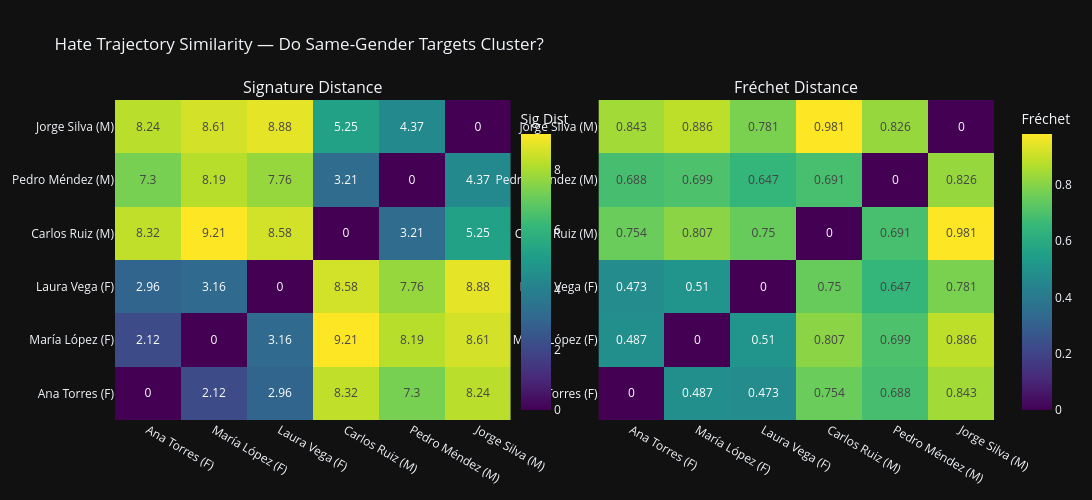

Write notebook code for a chart like this one.
### Markdown cell above
---
## 8. Hate Trajectory Signatures — Fingerprinting by Gender

**Path signatures** capture the *shape* of a trajectory — not just where it ends, but
how it got there. Two trajectories can end at the same point but have very different
signatures if one oscillated wildly while the other drifted steadily.

We compute depth-2 signatures per politician per period, then compare:
- **Within-gender similarity**: Do female politicians' hate trajectories resemble each other?
- **Between-gender distance**: Are hate dynamics structurally different by target gender?

### Code cell
# ── 8a. Path signatures per politician ────────────────────────────
pol_signatures = {}
for name, proj in projections.items():
    if len(proj) >= 20:
        sig = cvx.path_signature(proj, depth=2, time_augmentation=True)
        pol_signatures[name] = sig
        gender = POLITICIANS[name]['gender']
        print(f'{name} ({gender[0].upper()}): sig dim={len(sig)}, ||sig||={np.linalg.norm(sig):.3f}')

# Signature distance matrix
pol_names_sig = list(pol_signatures.keys())
n_p = len(pol_names_sig)
sig_matrix = np.zeros((n_p, n_p))
frechet_matrix = np.zeros((n_p, n_p))

for i in range(n_p):
    for j in range(n_p):
        sig_matrix[i, j] = cvx.signature_distance(
            pol_signatures[pol_names_sig[i]],
            pol_signatures[pol_names_sig[j]],
        )
        frechet_matrix[i, j] = cvx.frechet_distance(
            projections[pol_names_sig[i]][:200],
            projections[pol_names_sig[j]][:200],
        )

# Compute within-gender and between-gender distances
within_f, within_m, between = [], [], []
for i in range(n_p):
    for j in range(i + 1, n_p):
        gi = POLITICIANS[pol_names_sig[i]]['gender']
        gj = POLITICIANS[pol_names_sig[j]]['gender']
        d = sig_matrix[i, j]
        if gi == gj == 'female':
            within_f.append(d)
        elif gi == gj == 'male':
            within_m.append(d)
        else:
            between.append(d)

print(f'\nSignature distance summary:')
print(f'  Within female: {np.mean(within_f):.3f} ± {np.std(within_f):.3f}')
print(f'  Within male:   {np.mean(within_m):.3f} ± {np.std(within_m):.3f}')
print(f'  Between genders: {np.mean(between):.3f} ± {np.std(between):.3f}')
if np.mean(between) > max(np.mean(within_f), np.mean(within_m)):
    print(f'  → Hate trajectories are MORE similar within gender than between')

# ── 8b. Hurst exponent per politician ────────────────────────────
print(f'\nHurst exponent (hate persistence):')
print(f'{"Politician":20s} {"Gender":>8s} {"Hurst":>7s} {"Character":>15s}')
print('-' * 55)
hursts_f, hursts_m = [], []
for name, proj in projections.items():
    if len(proj) >= 20:
        h = cvx.hurst_exponent(proj)
        gender = POLITICIANS[name]['gender']
        char = 'persistent' if h > 0.6 else ('moderate' if h > 0.45 else 'reactive')
        print(f'{name:20s} {gender:>8s} {h:7.3f} {char:>15s}')
        if gender == 'female':
            hursts_f.append(h)
        else:
            hursts_m.append(h)

print(f'\nMean Hurst — Female targets: {np.mean(hursts_f):.3f}, Male targets: {np.mean(hursts_m):.3f}')

# ── 8c. Topological features + event features ───────────────────
print(f'\nTopological & temporal features:')
print(f'{"Politician":20s} {"Gender":>8s} {"β₀ comp":>8s} {"Persist":>8s} {"Entropy":>8s} {"Burst":>8s}')
print('-' * 64)
for name, proj in projections.items():
    gender = POLITICIANS[name]['gender']
    vecs = [d for _, d in proj]
    topo = cvx.topological_features(vecs, n_radii=15, persistence_threshold=0.05)
    ts_list = [ts for ts, _ in proj]
    ef = cvx.event_features(ts_list)
    print(f'{name:20s} {gender:>8s} {topo["n_components"]:8d} '
          f'{topo["total_persistence"]:8.3f} {topo["persistence_entropy"]:8.3f} '
          f'{ef["burstiness"]:8.3f}')

# ── 8d. Heatmaps ────────────────────────────────────────────────
labels_with_gender = [f'{n} ({"F" if POLITICIANS[n]["gender"]=="female" else "M"})'
                      for n in pol_names_sig]

fig = make_subplots(
    rows=1, cols=2,
    subplot_titles=['Signature Distance', 'Fréchet Distance'],
    column_widths=[0.5, 0.5],
)
fig.add_trace(go.Heatmap(
    z=sig_matrix, x=labels_with_gender, y=labels_with_gender,
    colorscale='Viridis', text=np.round(sig_matrix, 2), texttemplate='%{text}',
    colorbar=dict(title='Sig Dist', x=0.45),
), row=1, col=1)
fig.add_trace(go.Heatmap(
    z=frechet_matrix, x=labels_with_gender, y=labels_with_gender,
    colorscale='Viridis', text=np.round(frechet_matrix, 3), texttemplate='%{text}',
    colorbar=dict(title='Fréchet', x=1.02),
), row=1, col=2)
fig.update_layout(
    title='Hate Trajectory Similarity — Do Same-Gender Targets Cluster?',
    height=500, width=1100, template=TEMPLATE,
)
fig.show()

### Figure 1 — Plotly figure (JSON) as saved in the notebook; plotly's stock layout.template omitted (floating-point values rounded to 4 significant figures)
{"data": [{"colorbar": {"title": {"text": "Sig Dist"}, "x": 0.45}, "colorscale": [[0, "#440154"], [0.1111, "#482878"], [0.2222, "#3e4989"], [0.3333, "#31688e"], [0.4444, "#26828e"], [0.5556, "#1f9e89"], [0.6667, "#35b779"], [0.7778, "#6ece58"], [0.8889, "#b5de2b"], [1, "#fde725"]], "text": [[0.0, 2.12, 2.96, 8.32, 7.3, 8.24], [2.12, 0.0, 3.16, 9.21, 8.19, 8.61], [2.96, 3.16, 0.0, 8.58, 7.76, 8.88], [8.32, 9.21, 8.58, 0.0, 3.21, 5.25], [7.3, 8.19, 7.76, 3.21, 0.0, 4.37], [8.24, 8.61, 8.88, 5.25, 4.37, 0.0]], "texttemplate": "%{text}", "type": "heatmap", "x": ["Ana Torres (F)", "María López (F)", "Laura Vega (F)", "Carlos Ruiz (M)", "Pedro Méndez (M)", "Jorge Silva (M)"], "xaxis": "x", "y": ["Ana Torres (F)", "María López (F)", "Laura Vega (F)", "Carlos Ruiz (M)", "Pedro Méndez (M)", "Jorge Silva (M)"], "yaxis": "y", "z": [[0.0, 2.12, 2.956, 8.324, 7.3, 8.239], [2.12, 0.0, 3.165, 9.206, 8.191, 8.607], [2.956, 3.165, 0.0, 8.585, 7.755, 8.882], [8.324, 9.206, 8.585, 0.0, 3.211, 5.248], [7.3, 8.191, 7.755, 3.211, 0.0, 4.365], [8.239, 8.607, 8.882, 5.248, 4.365, 0.0]]}, {"colorbar": {"title": {"text": "Fréchet"}, "x": 1.02}, "colorscale": [[0, "#440154"], [0.1111, "#482878"], [0.2222, "#3e4989"], [0.3333, "#31688e"], [0.4444, "#26828e"], [0.5556, "#1f9e89"], [0.6667, "#35b779"], [0.7778, "#6ece58"], [0.8889, "#b5de2b"], [1, "#fde725"]], "text": [[0.0, 0.487, 0.473, 0.754, 0.688, 0.843], [0.487, 0.0, 0.51, 0.807, 0.699, 0.886], [0.473, 0.51, 0.0, 0.75, 0.647, 0.781], [0.754, 0.807, 0.75, 0.0, 0.691, 0.981], [0.688, 0.699, 0.647, 0.691, 0.0, 0.826], [0.843, 0.886, 0.781, 0.981, 0.826, 0.0]], "texttemplate": "%{text}", "type": "heatmap", "x": ["Ana Torres (F)", "María López (F)", "Laura Vega (F)", "Carlos Ruiz (M)", "Pedro Méndez (M)", "Jorge Silva (M)"], "xaxis": "x2", "y": ["Ana Torres (F)", "María López (F)", "Laura Vega (F)", "Carlos Ruiz (M)", "Pedro Méndez (M)", "Jorge Silva (M)"], "yaxis": "y2", "z": [[0.0, 0.4871, 0.473, 0.7537, 0.688, 0.8432], [0.4871, 0.0, 0.5095, 0.8065, 0.699, 0.8856], [0.473, 0.5095, 0.0, 0.7502, 0.647, 0.7809], [0.7537, 0.8065, 0.7502, 0.0, 0.6906, 0.9806], [0.688, 0.699, 0.647, 0.6906, 0.0, 0.826], [0.8432, 0.8856, 0.7809, 0.9806, 0.826, 0.0]]}], "layout": {"annotations": [{"font": {"size": 16}, "showarrow": false, "text": "Signature Distance", "x": 0.225, "xanchor": "center", "xref": "paper", "y": 1, "yanchor": "bottom", "yref": "paper"}, {"font": {"size": 16}, "showarrow": false, "text": "Fréchet Distance", "x": 0.775, "xanchor": "center", "xref": "paper", "y": 1, "yanchor": "bottom", "yref": "paper"}], "height": 500, "title": {"text": "Hate Trajectory Similarity — Do Same-Gender Targets Cluster?"}, "width": 1100, "xaxis": {"anchor": "y", "domain": [0, 0.45]}, "xaxis2": {"anchor": "y2", "domain": [0.55, 1]}, "yaxis": {"anchor": "x", "domain": [0, 1]}, "yaxis2": {"anchor": "x2", "domain": [0, 1]}}}
